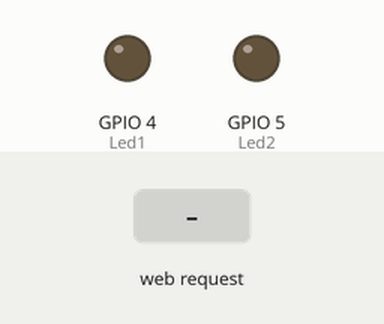
The sketch below on a simulated ESP8266 (NodeMCU). Parts: output pins drawn as LEDs (lit = HIGH). The inputs (shaded band) are chosen by the test bench. What the sketch prints to the serial monitor is not drawn.

Above: at 2.2 s.
2.3 s: HTTP request GET /on1 received
At 2.9 s:
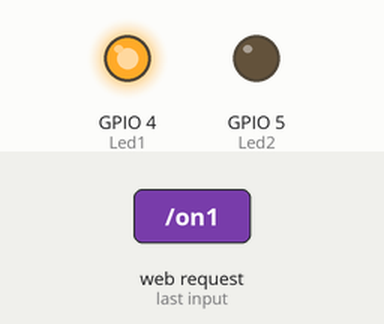
3.8 s: HTTP request GET /on2 received
At 5.0 s:
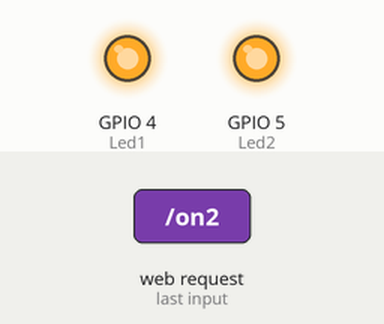
5.3 s: HTTP request GET /off1 received
At 6.4 s:
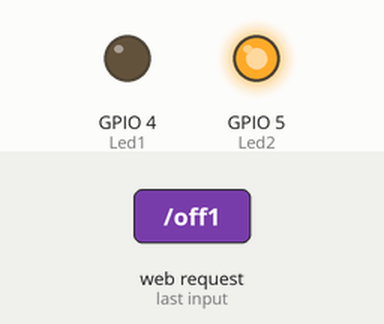
6.8 s: HTTP request GET /off2 received
At 7.5 s:
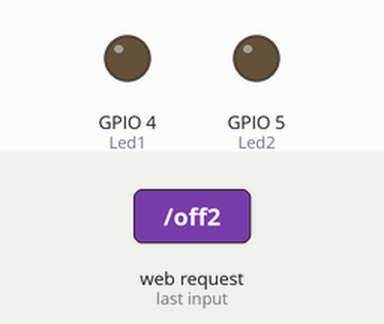
Timing chart, 0 to 9.3 s (numbered marks = the images above; inputs shaded):
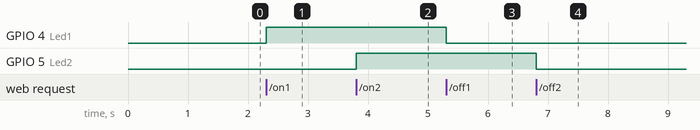

The sketch:

led-switching-server.ino
```cpp
#include <ESP8266WiFi.h>
#include <WiFiClient.h>
#include <ESP8266WebServer.h>


const char *ssid = "anmol"; /*change this to the name the hotspot however you desire*/
const char *password = "";
boolean led1 = false;
boolean led2 = false;

ESP8266WebServer server(80);

/* Just a little test message.  Go to http://192.168.4.1 in a web browser
 * connected to this access point to see it.
 */
void handleRoot() {
	server.send(200, "text/html", "<!DOCTYPE html><html><head><meta charset='utf-8'><meta http-equiv='X-UA-Compatible' content='IE=edge'><title>•Lets Play•</title></head><body style='height: 100vh;padding:0px;margin: 0px;text-align: center; background-color: lightgrey'><main style='height: 100%;padding:0px;margin: 0px;text-align: center;'><header ><h1 style='padding:0px;margin: 0px;text-align: center;background-color: grey;color: white;height: 50px;'>Click the buttons below to switch the state of the led</h1></header><ul style='margin-top: 100px;'><li style='padding:0px;margin: 0px;text-align: center;display: inline;'><a href='http://192.168.4.1/on1' style='margin: 10px;text-align: center;font-size: 40px;padding: 10px;text-decoration: none;color: white;background-color: red; border-radius: 50px;'> LED1</a></li><li style='padding:0px;margin: 0px;text-align: center;display: inline;'><a href='http://192.168.4.1/on2' style='margin: 10px;text-align: center;font-size: 40px;padding: 10px;text-decoration: none;color: white;background-color: red; border-radius: 50px'>LED 2</a></li></ul></main></body></html>");
}

void setup() {
// change the first parameter in the pinmode function to the desired pin you want to use as a output
  pinMode(4, OUTPUT); /*Led1 is the one connected on this pin*/
  pinMode(5, OUTPUT); /*Led2 is the led connected on this pin*/

	delay(1000);
	Serial.begin(115200);
	Serial.println();
	Serial.print("Configuring access point...");
	/* You can remove the password parameter if you want the AP to be open. */
	WiFi.softAP(ssid, password);

	IPAddress myIP = WiFi.softAPIP();
	Serial.print("AP IP address: ");
	Serial.println(myIP);
	server.on("/", handleRoot);
  server.on("/on1", []()
  {
      if(led2)
      {
        server.send(200, "text/html", "<!DOCTYPE html><html><head><meta charset='utf-8'><meta http-equiv='X-UA-Compatible' content='IE=edge'><title>•Lets Play•</title></head><body style='height: 100vh;padding:0px;margin: 0px;text-align: center; background-color: lightgrey'><main style='height: 100%;padding:0px;margin: 0px;text-align: center;'><header ><h1 style='padding:0px;margin: 0px;text-align: center;background-color: grey;color: white;height: 50px;'>Click the buttons below to switch the state of the led</h1></header><ul style='margin-top: 100px;'><li style='padding:0px;margin: 0px;text-align: center;display: inline;'><a href='http://192.168.4.1/off1' style='margin: 10px;text-align: center;font-size: 40px;padding: 10px;text-decoration: none;color: white;background-color: green; border-radius: 50px;'> LED1</a></li><li style='padding:0px;margin: 0px;text-align: center;display: inline;'><a href='http://192.168.4.1/off2' style='margin: 10px;text-align: center;font-size: 40px;padding: 10px;text-decoration: none;color: white;background-color: green; border-radius: 50px'>LED 2</a></li></ul></main></body></html>");
      }

      else
      {
        server.send(200, "text/html", "<!DOCTYPE html><html><head><meta charset='utf-8'><meta http-equiv='X-UA-Compatible' content='IE=edge'><title>•Lets Play•</title></head><body style='height: 100vh;padding:0px;margin: 0px;text-align: center; background-color: lightgrey'><main style='height: 100%;padding:0px;margin: 0px;text-align: center;'><header ><h1 style='padding:0px;margin: 0px;text-align: center;background-color: grey;color: white;height: 50px;'>Click the buttons below to switch the state of the led</h1></header><ul style='margin-top: 100px;'><li style='padding:0px;margin: 0px;text-align: center;display: inline;'><a href='http://192.168.4.1/off1' style='margin: 10px;text-align: center;font-size: 40px;padding: 10px;text-decoration: none;color: white;background-color: green; border-radius: 50px;'> LED1</a></li><li style='padding:0px;margin: 0px;text-align: center;display: inline;'><a href='http://192.168.4.1/on2' style='margin: 10px;text-align: center;font-size: 40px;padding: 10px;text-decoration: none;color: white;background-color: red; border-radius: 50px'>LED 2</a></li></ul></main></body></html>");
      }
      digitalWrite(4, HIGH);/*This sets the LED 1(here one connected on pin 4) as HIGH*/
      led1 = true;

  });
server.on("/on2", []()
  {
       if(led1)
       {
            server.send(200, "text/html", "<!DOCTYPE html><html><head><meta charset='utf-8'><meta http-equiv='X-UA-Compatible' content='IE=edge'><title>•Lets Play•</title></head><body style='height: 100vh;padding:0px;margin: 0px;text-align: center; background-color: lightgrey'><main style='height: 100%;padding:0px;margin: 0px;text-align: center;'><header ><h1 style='padding:0px;margin: 0px;text-align: center;background-color: grey;color: white;height: 50px;'>Click the buttons below to switch the state of the led</h1></header><ul style='margin-top: 100px;'><li style='padding:0px;margin: 0px;text-align: center;display: inline;'><a href='http://192.168.4.1/off1' style='margin: 10px;text-align: center;font-size: 40px;padding: 10px;text-decoration: none;color: white;background-color: green; border-radius: 50px;'> LED1</a></li><li style='padding:0px;margin: 0px;text-align: center;display: inline;'><a href='http://192.168.4.1/off2' style='margin: 10px;text-align: center;font-size: 40px;padding: 10px;text-decoration: none;color: white;background-color: green; border-radius: 50px'>LED 2</a></li></ul></main></body></html>");
       }
       else
       {
          server.send(200, "text/html", "<!DOCTYPE html><html><head><meta charset='utf-8'><meta http-equiv='X-UA-Compatible' content='IE=edge'><title>•Lets Play•</title></head><body style='height: 100vh;padding:0px;margin: 0px;text-align: center; background-color: lightgrey'><main style='height: 100%;padding:0px;margin: 0px;text-align: center;'><header ><h1 style='padding:0px;margin: 0px;text-align: center;background-color: grey;color: white;height: 50px;'>Click the buttons below to switch the state of the led</h1></header><ul style='margin-top: 100px;'><li style='padding:0px;margin: 0px;text-align: center;display: inline;'><a href='http://192.168.4.1/on1' style='margin: 10px;text-align: center;font-size: 40px;padding: 10px;text-decoration: none;color: white;background-color: red; border-radius: 50px;'> LED1</a></li><li style='padding:0px;margin: 0px;text-align: center;display: inline;'><a href='http://192.168.4.1/off2' style='margin: 10px;text-align: center;font-size: 40px;padding: 10px;text-decoration: none;color: white;background-color: green; border-radius: 50px'>LED 2</a></li></ul></main></body></html>");
       }

       digitalWrite(5, HIGH);/*This sets the LED 2(here one connected on pin 5) as HIGH*/
        led2 = true;

  });

  server.on("/off1", []()
  {
        if(led2)
        {
                  server.send(200, "text/html", "<!DOCTYPE html><html><head><meta charset='utf-8'><meta http-equiv='X-UA-Compatible' content='IE=edge'><title>•Lets Play•</title></head><body style='height: 100vh;padding:0px;margin: 0px;text-align: center; background-color: lightgrey'><main style='height: 100%;padding:0px;margin: 0px;text-align: center;'><header ><h1 style='padding:0px;margin: 0px;text-align: center;background-color: grey;color: white;height: 50px;'>Click the buttons below to switch the state of the led</h1></header><ul style='margin-top: 100px;'><li style='padding:0px;margin: 0px;text-align: center;display: inline;'><a href='http://192.168.4.1/on1' style='margin: 10px;text-align: center;font-size: 40px;padding: 10px;text-decoration: none;color: white;background-color: red; border-radius: 50px;'> LED1</a></li><li style='padding:0px;margin: 0px;text-align: center;display: inline;'><a href='http://192.168.4.1/off2' style='margin: 10px;text-align: center;font-size: 40px;padding: 10px;text-decoration: none;color: white;background-color: green; border-radius: 50px'>LED 2</a></li></ul></main></body></html>");
        }

        else
        {
          server.send(200, "text/html", "<!DOCTYPE html><html><head><meta charset='utf-8'><meta http-equiv='X-UA-Compatible' content='IE=edge'><title>•Lets Play•</title></head><body style='height: 100vh;padding:0px;margin: 0px;text-align: center; background-color: lightgrey'><main style='height: 100%;padding:0px;margin: 0px;text-align: center;'><header ><h1 style='padding:0px;margin: 0px;text-align: center;background-color: grey;color: white;height: 50px;'>Click the buttons below to switch the state of the led</h1></header><ul style='margin-top: 100px;'><li style='padding:0px;margin: 0px;text-align: center;display: inline;'><a href='http://192.168.4.1/on1' style='margin: 10px;text-align: center;font-size: 40px;padding: 10px;text-decoration: none;color: white;background-color: red; border-radius: 50px;'> LED1</a></li><li style='padding:0px;margin: 0px;text-align: center;display: inline;'><a href='http://192.168.4.1/on2' style='margin: 10px;text-align: center;font-size: 40px;padding: 10px;text-decoration: none;color: white;background-color: red; border-radius: 50px'>LED 2</a></li></ul></main></body></html>");
         }
        digitalWrite(4, LOW);/*This sets the LED 1(here one connected on pin 4) as LOW*/
        led1 = false;
  });

  server.on("/off2", []()
  {
           if(led1)
           {
                  server.send(200, "text/html", "<!DOCTYPE html><html><head><meta charset='utf-8'><meta http-equiv='X-UA-Compatible' content='IE=edge'><title>•Lets Play•</title></head><body style='height: 100vh;padding:0px;margin: 0px;text-align: center; background-color: lightgrey'><main style='height: 100%;padding:0px;margin: 0px;text-align: center;'><header ><h1 style='padding:0px;margin: 0px;text-align: center;background-color: grey;color: white;height: 50px;'>Click the buttons below to switch the state of the led</h1></header><ul style='margin-top: 100px;'><li style='padding:0px;margin: 0px;text-align: center;display: inline;'><a href='http://192.168.4.1/on1' style='margin: 10px;text-align: center;font-size: 40px;padding: 10px;text-decoration: none;color: white;background-color: green; border-radius: 50px;'> LED1</a></li><li style='padding:0px;margin: 0px;text-align: center;display: inline;'><a href='http://192.168.4.1/on2' style='margin: 10px;text-align: center;font-size: 40px;padding: 10px;text-decoration: none;color: white;background-color: red; border-radius: 50px'>LED 2</a></li></ul></main></body></html>");
           }

           else
           {
            server.send(200, "text/html", "<!DOCTYPE html><html><head><meta charset='utf-8'><meta http-equiv='X-UA-Compatible' content='IE=edge'><title>•Lets Play•</title></head><body style='height: 100vh;padding:0px;margin: 0px;text-align: center; background-color: lightgrey'><main style='height: 100%;padding:0px;margin: 0px;text-align: center;'><header ><h1 style='padding:0px;margin: 0px;text-align: center;background-color: grey;color: white;height: 50px;'>Click the buttons below to switch the state of the led</h1></header><ul style='margin-top: 100px;'><li style='padding:0px;margin: 0px;text-align: center;display: inline;'><a href='http://192.168.4.1/on1' style='margin: 10px;text-align: center;font-size: 40px;padding: 10px;text-decoration: none;color: white;background-color: red; border-radius: 50px;'> LED1</a></li><li style='padding:0px;margin: 0px;text-align: center;display: inline;'><a href='http://192.168.4.1/on2' style='margin: 10px;text-align: center;font-size: 40px;padding: 10px;text-decoration: none;color: white;background-color: red; border-radius: 50px'>LED 2</a></li></ul></main></body></html>");
            }
          digitalWrite(5, LOW);/*This sets the LED 2(here one connected on pin 5) as LOW */
          led2 = false;

  });

 	server.begin();
	Serial.println("HTTP server started");
}

void loop() {
	server.handleClient();
}
```

Measured:
- after the input at 2.3 s, GPIO 4 (Led1): LOW → HIGH at once
- after the input at 3.8 s, GPIO 5 (Led2): LOW → HIGH at once
- after the input at 5.3 s, GPIO 4 (Led1): HIGH → LOW at once
- after the input at 6.8 s, GPIO 5 (Led2): HIGH → LOW at once
